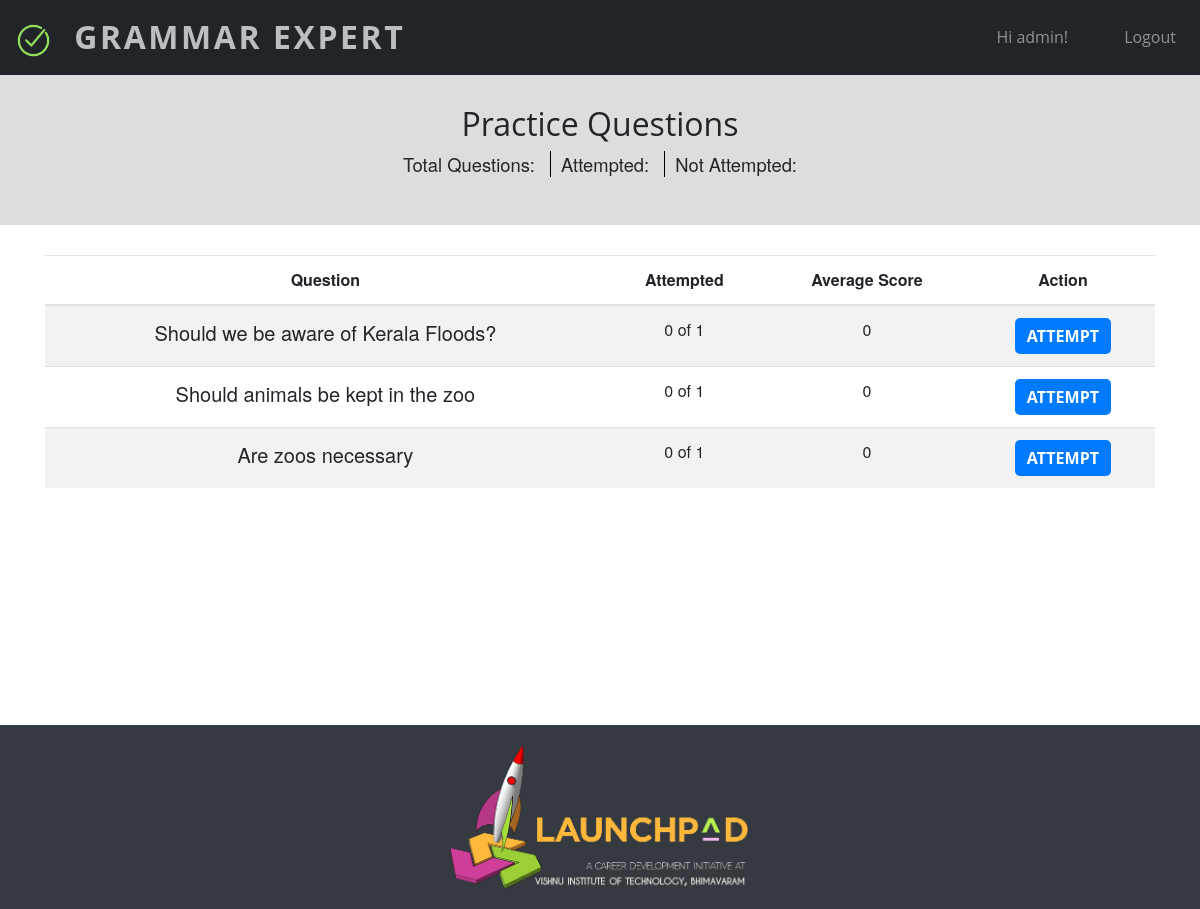
The page /practice/ (signed in) on the database as committed earlier.
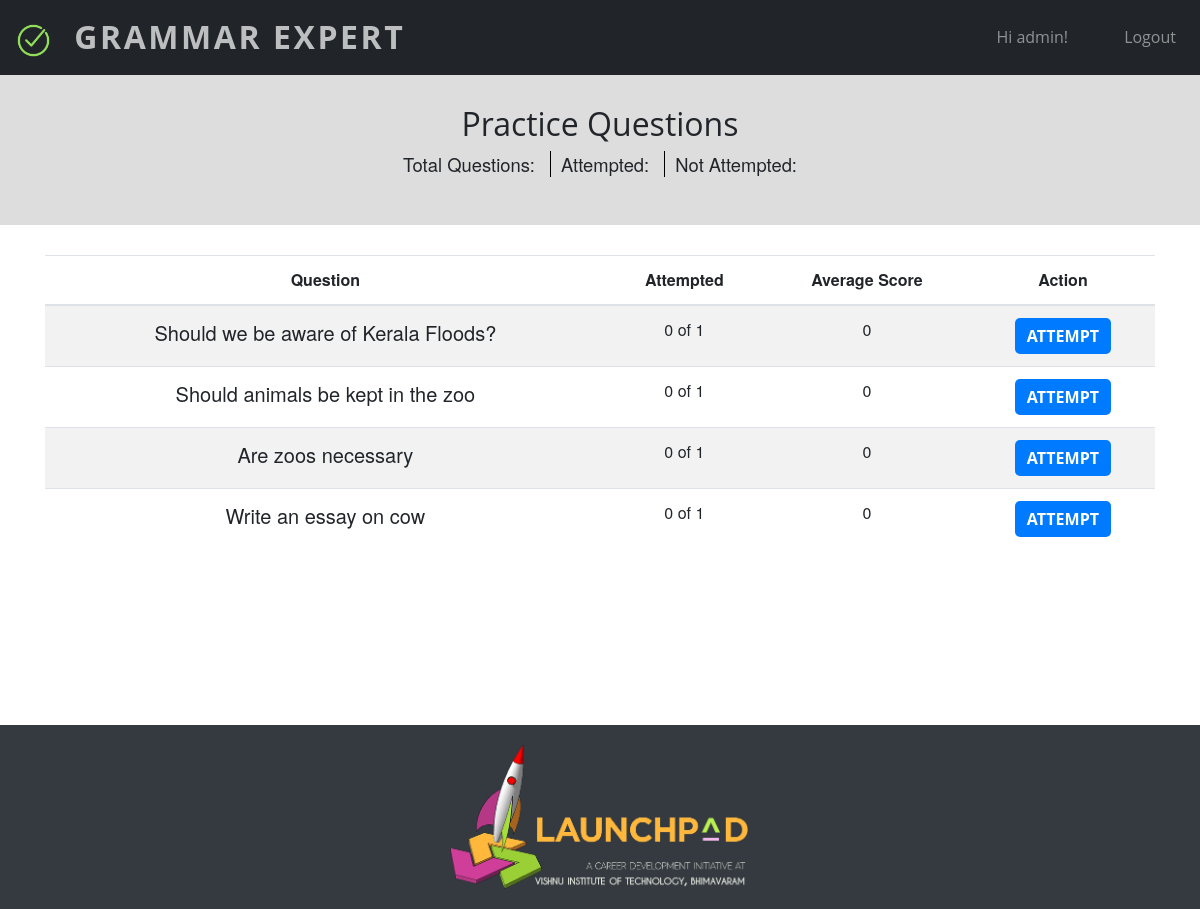
The same page on the database as committed later.
### myapp/models.py (models this page shows, shortened)
class Question(models.Model):
    question = models.CharField(max_length = 500)
    user = models.ForeignKey(User, on_delete=models.CASCADE)
    code = models.CharField(max_length = 8,unique = True)
    word_limit = models.IntegerField(default=300)
    attempts_allowed = models.IntegerField(default=1)
    date_created = models.DateField(default=datetime.now)
    time_limit = models.IntegerField(default=30)

### myapp/views.py (the view)
# urls.py: path('practice/',views.practice,name='practice'),
@login_required(login_url="login")
def practice(request):
    context = dict()
    results = []
    questions = Question.objects.filter(user_id = 1)
    for q in questions:
        a = list(Answer.objects.filter(user_id=request.user.id,question_id=q.id))
        s = 0
        n = 0
        avg = 0
        for x in a:
            s += x.score
            n += 1
        if n>0:
            avg = s/n
        if len(a) < q.attempts_allowed:
            results.append((q, True, avg, n, q.attempts_allowed))
        else:
            results.append((q, False, avg, n, q.attempts_allowed))
    return render(request, template_name = 'practice.html', context={"questions":results})

### myapp/templates/practice.html (shortened to what this page needs)
{% load static %}
{% load bootstrap4 %}
{% include 'header.html' %}
<link rel="stylesheet" type="text/css" href="https://cdn.datatables.net/v/bs4/dt-1.10.18/datatables.min.css"/>
<div class="masthead text-center">
    <div class="container-fluid topheading">
        <h2>Practice Questions</h2>
        <p><span id="count">Total Questions: </span>
          <span id="attemptedcount">Attempted: </span>
          <span id="unattemptedcount">Not Attempted: </span>
        </p>
    </div>
    <div class="container">
    <table id="questions" class="table table-striped">
      <thead>
        <th>Question</th>
        <th>Attempted</th>
        <th>Average Score</th>
        <th>Action</th>
      </thead>
        <tbody>
{% for q in questions %}
  <tr>
    <td class="lead">{{ q.0.question }}</td>
    <td>{{q.3}} of {{q.4}}</td>
    <td>{{q.2}}</td>
    {% if q.1 %}
    <td><a href="{% url 'attempt' q.0.code %}"><button class="btn btn-primary my-auto">attempt</button></a></td>
    {% else %}
    <td><button disabled class="btn btn-link">done</button></td>
    {% endif %}
  </tr>
{% endfor %}
</tbody>
</table>
</div>
</div>
    {% include 'footer.html' %}
</body>
</html>

Rows that differ between the two databases and show on the page:
added Question: question "Write an essay on cow", q "0", q "1"
